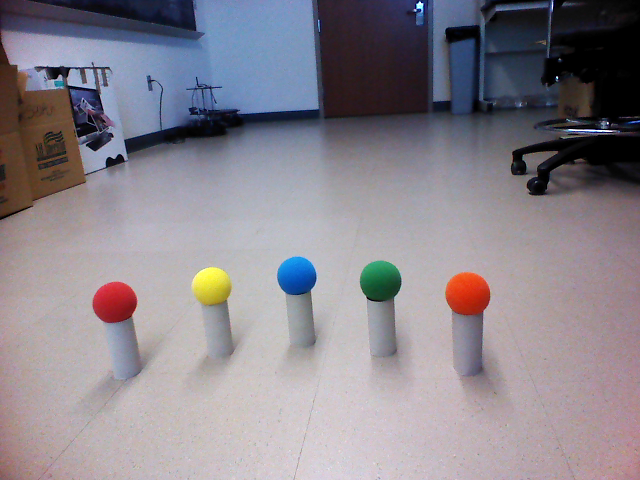
%> input picture spheres.png, 640 x 480 px
$ octave colored_spheres.m   (GNU Octave 9; MATLAB toolbox functions it lacks are replaced by stand-ins)
%> lines starting %> are read from the running program, lines starting %| are printed output that depends on the picture
clear;
close all;

rgb = imread('../spheres.png');
%> rgb is the input picture: size 480x640x3 uint8; mean R, G, B 137.8, 132.1, 140.5
[rows, cols, channels] = size(rgb);
%> rows = 480; cols = 640; channels = 3
pixels = double(reshape(rgb, [rows*cols, channels]));
pixels_normalized = pixels/255.0;
colors = [ ...
    0 0;
    -0.895103510000000, 0.445858360000000; % red
    0.999003890000000, -0.0446237210000000; % green
    0.465293020000000, -0.885156690000000; % blue
    -0.0646888170000000, 0.997905490000000; % yellow
    -0.784423710000000, 0.620225310000000; % orange
    ];
ortho_projection = [
    % perpendicular vectors in the (1, 1, 1) plane
    -0.707106781186548, 0.707106781186548, 0;
    0.408248290463863, 0.408248290463863, -0.816496580927726
    ];

projected_pixels = (ortho_projection*pixels_normalized')';
pixel_magnitudes = sqrt(sum(projected_pixels.^2, 2));

projected_pixels(pixel_magnitudes < .12, :) = 0;

[vals, indices] = max(colors*projected_pixels');

classified_pixels = reshape(indices', [rows, cols, 1]);
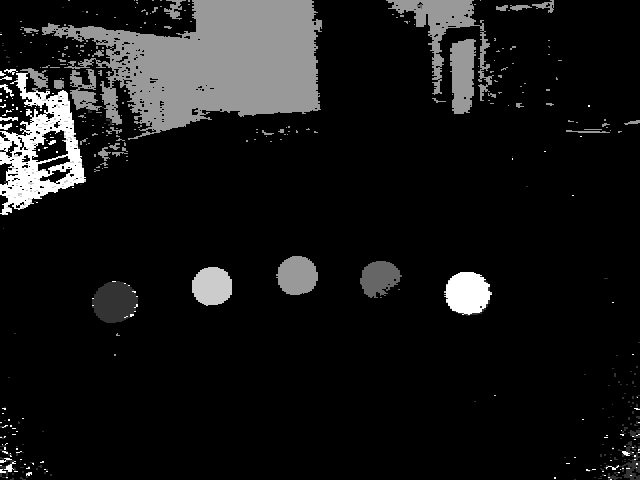
%> classified_pixels: size 480x640 double; min 1, max 6, mean 1.45; drawn with min black and max white


hold on;
plot(projected_pixels(:, 1), projected_pixels(:, 2), '.');
plot(colors(:, 1), colors(:, 2), 'ro');
hold off;
axis equal;
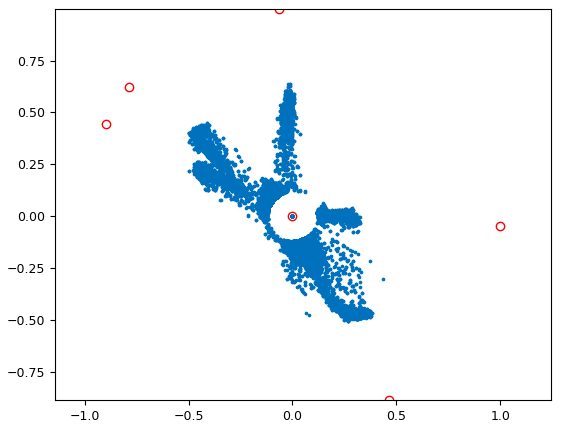
%> figure redrawn from the program's plot data

figure;
imagesc(classified_pixels)
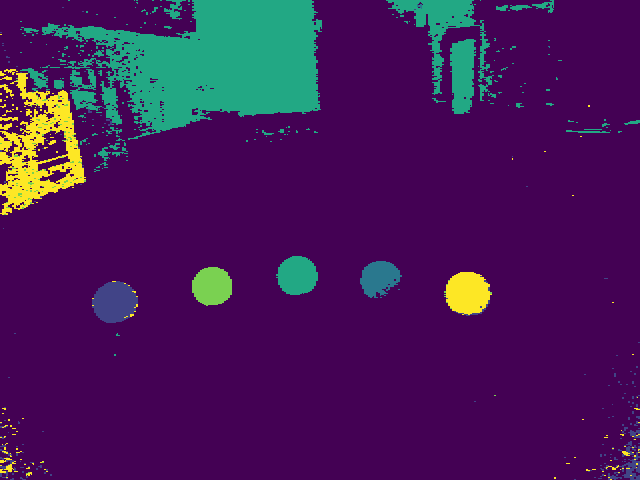
%> displayed picture: size 480x640x3, on the screen's scale of 0 to 255; mean R, G, B 69.2, 24.9, 88.2
